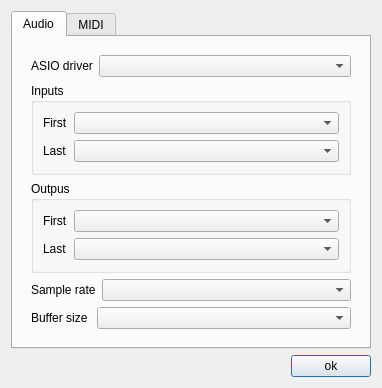
<?xml version="1.0" encoding="UTF-8"?>
<ui version="4.0">
 <class>IODialog</class>
 <widget class="QDialog" name="IODialog">
  <property name="geometry">
   <rect>
    <x>0</x>
    <y>0</y>
    <width>382</width>
    <height>362</height>
   </rect>
  </property>
  <property name="windowTitle">
   <string>Audio I/O</string>
  </property>
  <layout class="QVBoxLayout" name="verticalLayout">
   <item>
    <widget class="QTabWidget" name="tabWidget">
     <property name="currentIndex">
      <number>0</number>
     </property>
     <widget class="QWidget" name="tabAudio">
      <attribute name="title">
       <string>Audio</string>
      </attribute>
      <layout class="QVBoxLayout" name="verticalLayout_2">
       <item>
        <widget class="QWidget" name="widget" native="true">
         <layout class="QVBoxLayout" name="verticalLayout_3">
          <item>
           <layout class="QHBoxLayout" name="horizontalLayout" stretch="0,0">
            <property name="spacing">
             <number>6</number>
            </property>
            <property name="sizeConstraint">
             <enum>QLayout::SetDefaultConstraint</enum>
            </property>
            <item>
             <widget class="QLabel" name="asioDriverLabel">
              <property name="sizePolicy">
               <sizepolicy hsizetype="Minimum" vsizetype="Fixed">
                <horstretch>0</horstretch>
                <verstretch>0</verstretch>
               </sizepolicy>
              </property>
              <property name="text">
               <string>ASIO driver</string>
              </property>
             </widget>
            </item>
            <item>
             <widget class="QComboBox" name="comboAsioDriver">
              <property name="sizePolicy">
               <sizepolicy hsizetype="Expanding" vsizetype="Fixed">
                <horstretch>0</horstretch>
                <verstretch>0</verstretch>
               </sizepolicy>
              </property>
              <property name="minimumSize">
               <size>
                <width>0</width>
                <height>0</height>
               </size>
              </property>
              <property name="sizeIncrement">
               <size>
                <width>0</width>
                <height>0</height>
               </size>
              </property>
             </widget>
            </item>
           </layout>
          </item>
          <item>
           <widget class="QGroupBox" name="groupBoxInputs">
            <property name="title">
             <string>Inputs</string>
            </property>
            <property name="flat">
             <bool>false</bool>
            </property>
            <layout class="QVBoxLayout" name="verticalLayout_4">
             <item>
              <layout class="QFormLayout" name="formLayout_4">
               <item row="0" column="0">
                <widget class="QLabel" name="firstInputLabel_2">
                 <property name="text">
                  <string>First</string>
                 </property>
                </widget>
               </item>
               <item row="0" column="1">
                <widget class="QComboBox" name="comboFirstInput"/>
               </item>
               <item row="1" column="0">
                <widget class="QLabel" name="lastInputLabel_2">
                 <property name="text">
                  <string>Last</string>
                 </property>
                </widget>
               </item>
               <item row="1" column="1">
                <widget class="QComboBox" name="comboLastInput"/>
               </item>
              </layout>
             </item>
            </layout>
           </widget>
          </item>
          <item>
           <widget class="QGroupBox" name="groupBoxOutputs">
            <property name="title">
             <string>Outpus</string>
            </property>
            <layout class="QVBoxLayout" name="verticalLayout_5">
             <item>
              <layout class="QFormLayout" name="formLayout_3">
               <item row="0" column="0">
                <widget class="QLabel" name="firstOutputLabel_2">
                 <property name="text">
                  <string>First</string>
                 </property>
                </widget>
               </item>
               <item row="0" column="1">
                <widget class="QComboBox" name="comboFirstOutput"/>
               </item>
               <item row="1" column="0">
                <widget class="QLabel" name="lastOutputLabel_2">
                 <property name="text">
                  <string>Last</string>
                 </property>
                </widget>
               </item>
               <item row="1" column="1">
                <widget class="QComboBox" name="comboLastOutput"/>
               </item>
              </layout>
             </item>
            </layout>
           </widget>
          </item>
          <item>
           <layout class="QHBoxLayout" name="horizontalLayout_2">
            <item>
             <widget class="QLabel" name="sampleRateLabel">
              <property name="sizePolicy">
               <sizepolicy hsizetype="Minimum" vsizetype="Preferred">
                <horstretch>0</horstretch>
                <verstretch>0</verstretch>
               </sizepolicy>
              </property>
              <property name="minimumSize">
               <size>
                <width>60</width>
                <height>0</height>
               </size>
              </property>
              <property name="text">
               <string>Sample rate</string>
              </property>
             </widget>
            </item>
            <item>
             <widget class="QComboBox" name="comboSampleRate">
              <property name="sizePolicy">
               <sizepolicy hsizetype="Expanding" vsizetype="Fixed">
                <horstretch>0</horstretch>
                <verstretch>0</verstretch>
               </sizepolicy>
              </property>
             </widget>
            </item>
           </layout>
          </item>
          <item>
           <layout class="QHBoxLayout" name="horizontalLayout_3">
            <item>
             <widget class="QLabel" name="bufferSizeLabel">
              <property name="sizePolicy">
               <sizepolicy hsizetype="Minimum" vsizetype="Preferred">
                <horstretch>0</horstretch>
                <verstretch>0</verstretch>
               </sizepolicy>
              </property>
              <property name="minimumSize">
               <size>
                <width>60</width>
                <height>0</height>
               </size>
              </property>
              <property name="text">
               <string>Buffer size</string>
              </property>
             </widget>
            </item>
            <item>
             <widget class="QComboBox" name="comboBufferSize">
              <property name="sizePolicy">
               <sizepolicy hsizetype="Expanding" vsizetype="Fixed">
                <horstretch>0</horstretch>
                <verstretch>0</verstretch>
               </sizepolicy>
              </property>
             </widget>
            </item>
           </layout>
          </item>
         </layout>
        </widget>
       </item>
      </layout>
     </widget>
     <widget class="QWidget" name="tabMidi">
      <attribute name="title">
       <string>MIDI</string>
      </attribute>
     </widget>
    </widget>
   </item>
   <item>
    <widget class="QWidget" name="widget_2" native="true">
     <layout class="QHBoxLayout" name="horizontalLayout_4">
      <property name="leftMargin">
       <number>0</number>
      </property>
      <property name="topMargin">
       <number>0</number>
      </property>
      <property name="rightMargin">
       <number>0</number>
      </property>
      <property name="bottomMargin">
       <number>0</number>
      </property>
      <item>
       <spacer name="horizontalSpacer">
        <property name="orientation">
         <enum>Qt::Horizontal</enum>
        </property>
        <property name="sizeHint" stdset="0">
         <size>
          <width>280</width>
          <height>20</height>
         </size>
        </property>
       </spacer>
      </item>
      <item>
       <widget class="QPushButton" name="okButton">
        <property name="maximumSize">
         <size>
          <width>100</width>
          <height>16777215</height>
         </size>
        </property>
        <property name="layoutDirection">
         <enum>Qt::LeftToRight</enum>
        </property>
        <property name="autoFillBackground">
         <bool>false</bool>
        </property>
        <property name="text">
         <string>ok</string>
        </property>
        <property name="default">
         <bool>false</bool>
        </property>
        <property name="flat">
         <bool>false</bool>
        </property>
       </widget>
      </item>
     </layout>
    </widget>
   </item>
  </layout>
 </widget>
 <resources/>
 <connections/>
</ui>
